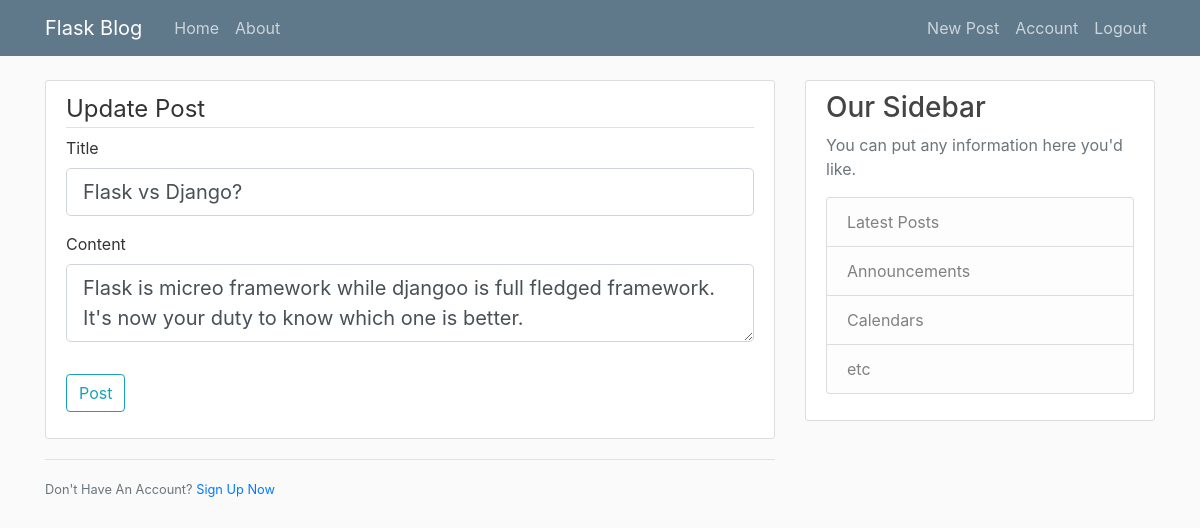
Page /post/6/update (signed in) on the committed database.
### flaskblog/models.py (models this page shows, shortened)
class Post(db.Model):
    id = db.Column(db.Integer, primary_key=True)
    title = db.Column(db.String(100), nullable=False)
    datestamp = db.Column(db.DateTime, nullable=False, default=datetime.utcnow)
    content = db.Column(db.Text, nullable=False)
    user_id = db.Column(db.Integer, db.ForeignKey('user.id'), nullable=False)

### flaskblog/routes.py (the view)
@app.route("/post/<int:post_id>/update", methods =['GET', 'POST'])
@login_required
def update_post(post_id):
    post = Post.query.get_or_404(post_id)
    if post.author != current_user:
        abort(403)
    form = PostForm()
    if form.validate_on_submit():
        post.title = form.title.data
        post.content = form.content.data
        db.session.commit()
        flash('Your post has been updated!', 'success')
        return redirect(url_for('post', post_id = post.id))
    elif request.method == 'GET':
        form.title.data = post.title
        form.content.data = post.content
    return render_template('create_post.html', title = 'Update Post', form =form, legend = 'Update Post')

### flaskblog/forms.py
class PostForm(FlaskForm):
    title = StringField('Title', validators=[DataRequired()])
    content = TextAreaField('Content', validators=[DataRequired()])
    submit = SubmitField('Post')

### flaskblog/models.py (called while the page is built)
@login_manager.user_loader
def load_user(user_id):
    return User.query.get(int(user_id))

### flaskblog/templates/create_post.html (shortened to what this page needs)
{% extends "layout.html" %}
{% block content %}
<div class="content-section">
    <form action="" method="POST">
        <fieldset class="form-group">
            <legend class="border-bottom mb4">{{ legend }}</legend>
            <div class="form-group">
                {{form.title.label(class="form-control-label")}}
                {% if form.title.errors%}
                {{form.title(class="form-control form-control-lg is-invalid")}}
                <div class="invalid-feedback">
                    {% for error in form.title.errors%}
                        <span>{{ error }}</span>
                    {%endfor%}
                </div>
                {%else%}
                    {{form.title(class="form-control form-control-lg")}}
                {%endif%}
            </div>
            <div class="form-group">
                {{form.content.label(class="form-control-label")}}
                {% if form.content.errors%}
                {{form.content(class="form-control form-control-lg is-invalid")}}
                <div class="invalid-feedback">
                    {% for error in form.content.errors%}
                        <span>{{ error }}</span>
                    {%endfor%}
                </div>
                {%else%}
                    {{form.content(class="form-control form-control-lg")}}
                {%endif%}
            </div>
        </fieldset>
        <div class="form-group">
            {{ form.submit(class="btn btn-outline-info") }}
        </div>
    </form>
</div>
<div class="border-top pt-3">
    <small class="text-muted">
        Don't Have An Account? <a href="{{ url_for('register')}}">Sign Up Now</a>
    </small>
</div>
{% endblock content %}

### flaskblog/static/main.css (style rules this page uses)
body { background: #fafafa; color: #333333; margin-top: 5rem; }
.content-section { background: #ffffff; padding: 10px 20px; border: 1px solid #dddddd; border-radius: 3px; margin-bottom: 20px; }

### rows in the picture
Post: title "Flask vs Django?", content "Flask is micreo framework while djangoo is full fledged framework. It's now your duty to know which one is better."

### other values in the picture
{{ legend }} "Update Post"
